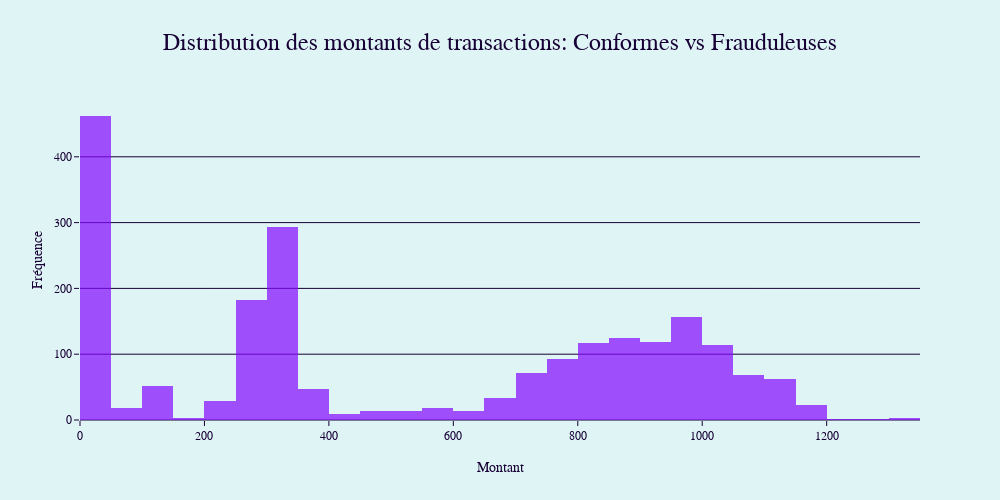
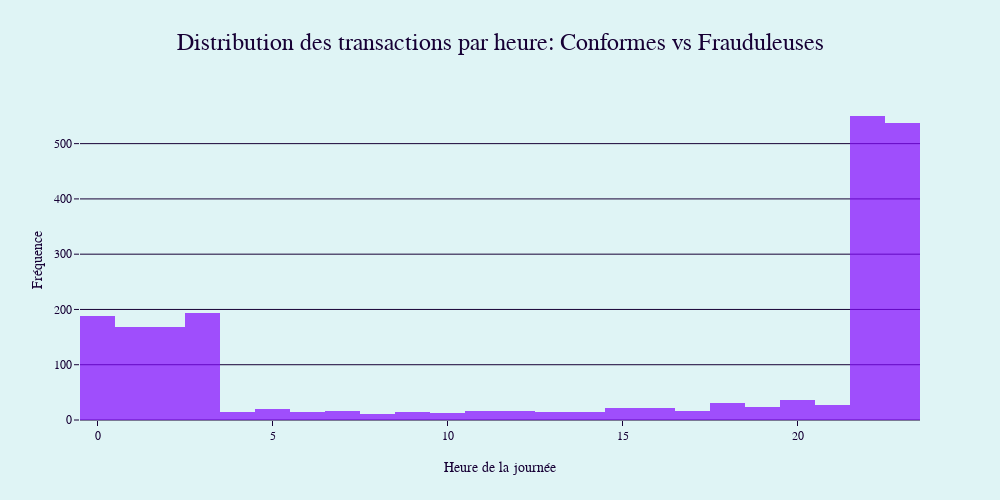
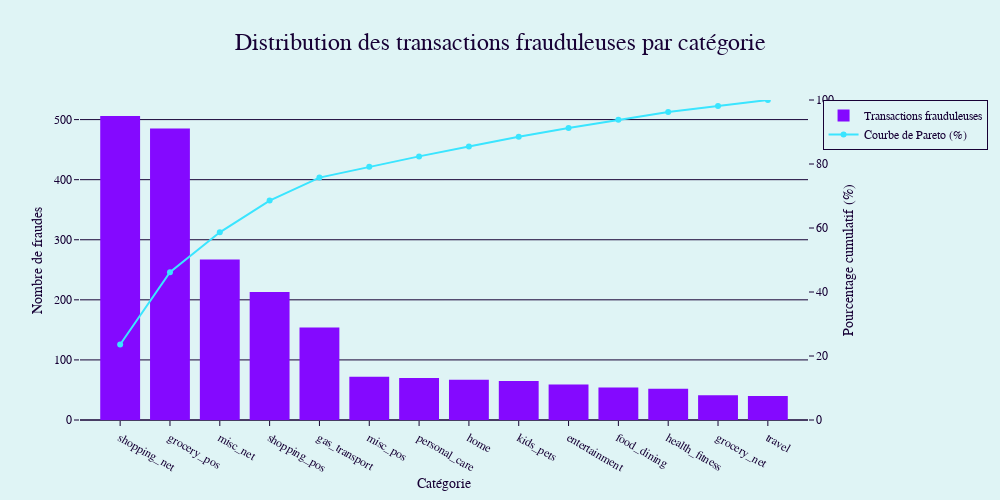

The cell these charts' notebook holds for them, in order:
### Code cell
# Distribution of transaction amounts by fraud status

print("Distribution des fraudes:")
print(df['is_fraud'].value_counts())
print()
#print(df['is_fraud'].describe())
print()

# Visualize transaction amounts: Normal vs Fraudulent
fig = go.Figure()
# Correlation heatmap for numeric features

numeric_cols = df.select_dtypes(include=['number']).columns
corr = df[numeric_cols].corr()

plt.figure(figsize=(10, 8))
sns.heatmap(corr, annot=True, fmt=".2f", cmap=jedhaCMInverted, square=True)
plt.title("Heatmap de corrélation des variables numériques")
plt.show()




# Normal transactions
""" fig.add_trace(go.Histogram(
    x=df[df['is_fraud']==0]['amt'],
    name='Transactions conformes',
    nbinsx=50,
    opacity=0.7,
    marker_color=jedhaColor_blue
)) """

# Fraud transactions
fig.add_trace(go.Histogram(
    x=df[df['is_fraud']==1]['amt'],
    name='Transactions frauduleuses',
    nbinsx=50,
    opacity=0.7,
    marker_color=jedhaColor_violet
))

fig.update_layout(
    title='Distribution des montants de transactions: Conformes vs Frauduleuses',
    xaxis_title='Montant',
    yaxis_title='Fréquence',
    barmode='overlay',
    height=500,
    width=1000
)

fig.show()



# Visualize fraud distribution by hour
fig = go.Figure()

# Normal transactions by hour
""" fig.add_trace(go.Histogram(
    x=df[df['is_fraud']==0]['trans_hour'],
    name='Transactions conformes',
    nbinsx=24,
    opacity=0.7,
    marker_color=jedhaColor_blue
)) """

# Fraud transactions by hour
fig.add_trace(go.Histogram(
    x=df[df['is_fraud']==1]['trans_hour'],
    name='Transactions frauduleuses',
    nbinsx=24,
    opacity=0.7,
    marker_color=jedhaColor_violet
))

fig.update_layout(
    title='Distribution des transactions par heure: Conformes vs Frauduleuses',
    xaxis_title='Heure de la journée',
    yaxis_title='Fréquence',
    barmode='overlay',
    height=500,
    width=1000
)

fig.show()

# Visualize fraud distribution by category
fig = go.Figure()

# Fraud transactions by category
fraud_by_category = df[df['is_fraud']==1].groupby('category').size().reset_index(name='count')
fraud_by_category = fraud_by_category.sort_values('count', ascending=False)

fig.add_trace(go.Bar(
    x=fraud_by_category['category'],
    y=fraud_by_category['count'],
    name='Transactions frauduleuses',
    marker_color=jedhaColor_violet
))

fig.update_layout(
    title='Distribution des transactions frauduleuses par catégorie',
    xaxis_title='Catégorie',
    yaxis_title='Nombre de fraudes',
    height=500,
    width=1000
)


# Add Pareto curve (cumulative percentage)
fraud_by_category['cumulative'] = fraud_by_category['count'].cumsum()
fraud_by_category['cumulative_pct'] = fraud_by_category['cumulative'] / fraud_by_category['count'].sum() * 100

fig.add_trace(go.Scatter(
    x=fraud_by_category['category'],
    y=fraud_by_category['cumulative_pct'],
    name='Courbe de Pareto (%)',
    mode='lines+markers',
    marker_color=jedhaColor_blue,
    yaxis='y2'
))

fig.update_layout(
    yaxis2=dict(
        title='Pourcentage cumulatif (%)',
        overlaying='y',
        side='right',
        range=[0, 100],
        showgrid=False,

    )
)


fig.show()


print("✅ Fraud distribution analysis complete.")

### Figure 1 — Plotly figure (JSON) as saved in the notebook; plotly's stock layout.template omitted (floating-point values rounded to 4 significant figures; data arrays with more than 128 entries replaced by an {"elided": "..."} marker saying what was removed)
{"data": [{"marker": {"color": "#8409FF"}, "name": "Transactions frauduleuses", "nbinsx": 50, "opacity": 0.7, "type": "histogram", "x": {"elided": "2145 float values"}}], "layout": {"barmode": "overlay", "height": 500, "title": {"text": "Distribution des montants de transactions: Conformes vs Frauduleuses"}, "width": 1000, "xaxis": {"title": {"text": "Montant"}}, "yaxis": {"title": {"text": "Fréquence"}}}}

### Figure 2 — Plotly figure (JSON) as saved in the notebook; plotly's stock layout.template omitted (floating-point values rounded to 4 significant figures; data arrays with more than 128 entries replaced by an {"elided": "..."} marker saying what was removed)
{"data": [{"marker": {"color": "#8409FF"}, "name": "Transactions frauduleuses", "nbinsx": 24, "opacity": 0.7, "type": "histogram", "x": {"elided": "2145 int values"}}], "layout": {"barmode": "overlay", "height": 500, "title": {"text": "Distribution des transactions par heure: Conformes vs Frauduleuses"}, "width": 1000, "xaxis": {"title": {"text": "Heure de la journée"}}, "yaxis": {"title": {"text": "Fréquence"}}}}

### Figure 3 — Plotly figure (JSON) as saved in the notebook; plotly's stock layout.template omitted (floating-point values rounded to 4 significant figures)
{"data": [{"marker": {"color": "#8409FF"}, "name": "Transactions frauduleuses", "type": "bar", "x": ["shopping_net", "grocery_pos", "misc_net", "shopping_pos", "gas_transport", "misc_pos", "personal_care", "home", "kids_pets", "entertainment", "food_dining", "health_fitness", "grocery_net", "travel"], "y": [506, 485, 267, 213, 154, 72, 70, 67, 65, 59, 54, 52, 41, 40]}, {"marker": {"color": "#3AE5FF"}, "mode": "lines+markers", "name": "Courbe de Pareto (%)", "type": "scatter", "x": ["shopping_net", "grocery_pos", "misc_net", "shopping_pos", "gas_transport", "misc_pos", "personal_care", "home", "kids_pets", "entertainment", "food_dining", "health_fitness", "grocery_net", "travel"], "y": [23.59, 46.2, 58.65, 68.58, 75.76, 79.11, 82.38, 85.5, 88.53, 91.28, 93.8, 96.22, 98.14, 100.0], "yaxis": "y2"}], "layout": {"height": 500, "title": {"text": "Distribution des transactions frauduleuses par catégorie"}, "width": 1000, "xaxis": {"title": {"text": "Catégorie"}}, "yaxis": {"title": {"text": "Nombre de fraudes"}}, "yaxis2": {"overlaying": "y", "range": [0, 100], "showgrid": false, "side": "right", "title": {"text": "Pourcentage cumulatif (%)"}}}}
